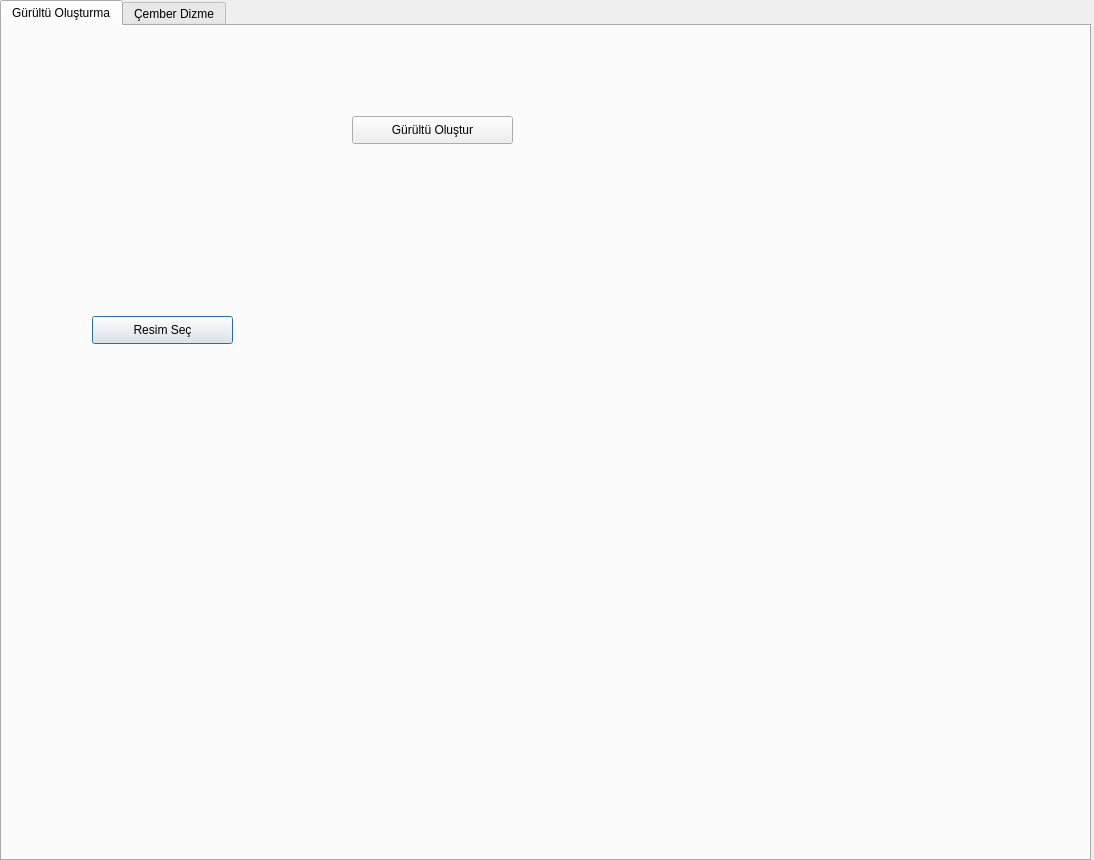
<?xml version="1.0" encoding="UTF-8"?>
<ui version="4.0">
 <class>Dialog</class>
 <widget class="QDialog" name="Dialog">
  <property name="geometry">
   <rect>
    <x>0</x>
    <y>0</y>
    <width>1094</width>
    <height>860</height>
   </rect>
  </property>
  <property name="windowTitle">
   <string>Dialog</string>
  </property>
  <widget class="QTabWidget" name="tabWidget">
   <property name="geometry">
    <rect>
     <x>0</x>
     <y>0</y>
     <width>1091</width>
     <height>861</height>
    </rect>
   </property>
   <property name="currentIndex">
    <number>0</number>
   </property>
   <widget class="QWidget" name="tab">
    <attribute name="title">
     <string>Gürültü Oluşturma</string>
    </attribute>
    <widget class="QPushButton" name="btn_resim_sec">
     <property name="geometry">
      <rect>
       <x>90</x>
       <y>290</y>
       <width>141</width>
       <height>28</height>
      </rect>
     </property>
     <property name="text">
      <string>Resim Seç</string>
     </property>
    </widget>
    <widget class="QLabel" name="lbl_resim_sec">
     <property name="geometry">
      <rect>
       <x>10</x>
       <y>20</y>
       <width>301</width>
       <height>251</height>
      </rect>
     </property>
     <property name="text">
      <string/>
     </property>
    </widget>
    <widget class="QLabel" name="lbl_resim_goster">
     <property name="geometry">
      <rect>
       <x>650</x>
       <y>20</y>
       <width>301</width>
       <height>251</height>
      </rect>
     </property>
     <property name="text">
      <string/>
     </property>
    </widget>
    <widget class="QPushButton" name="btn_gurultu_olustur">
     <property name="geometry">
      <rect>
       <x>350</x>
       <y>90</y>
       <width>161</width>
       <height>28</height>
      </rect>
     </property>
     <property name="text">
      <string>Gürültü Oluştur</string>
     </property>
    </widget>
    <widget class="QLabel" name="lbl_resim_goster_2">
     <property name="geometry">
      <rect>
       <x>650</x>
       <y>290</y>
       <width>301</width>
       <height>251</height>
      </rect>
     </property>
     <property name="text">
      <string/>
     </property>
    </widget>
    <widget class="QLabel" name="lbl_resim_goster_3">
     <property name="geometry">
      <rect>
       <x>110</x>
       <y>450</y>
       <width>301</width>
       <height>251</height>
      </rect>
     </property>
     <property name="text">
      <string/>
     </property>
    </widget>
   </widget>
   <widget class="QWidget" name="tab_2">
    <attribute name="title">
     <string>Çember Dizme</string>
    </attribute>
   </widget>
  </widget>
 </widget>
 <resources/>
 <connections/>
</ui>
